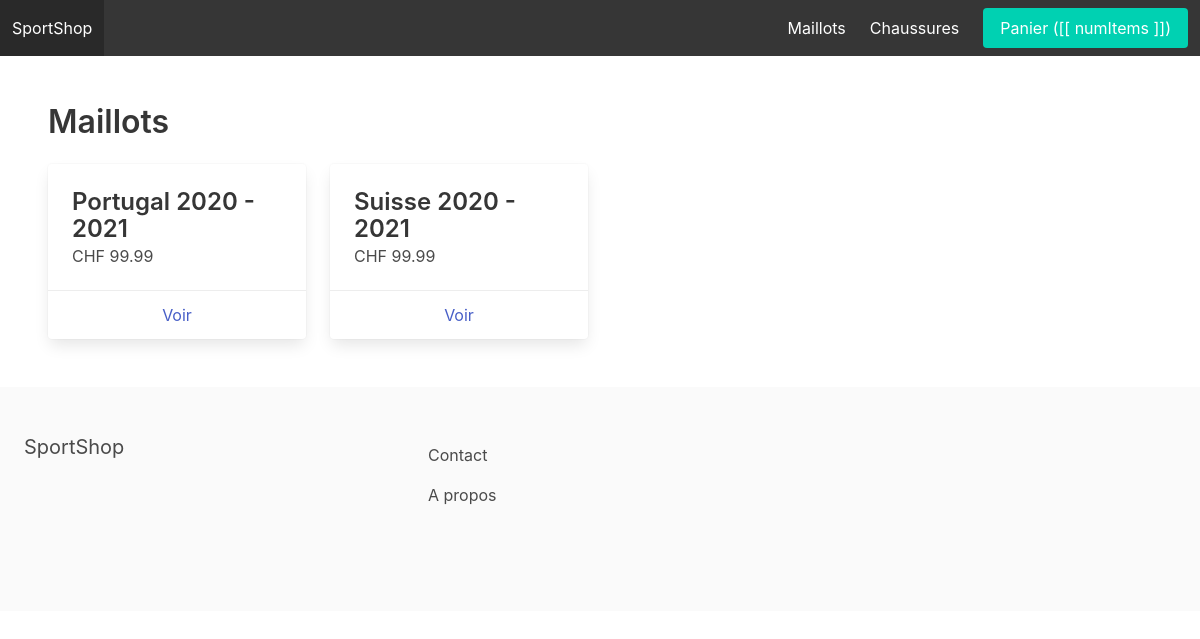
The app's page /maillots/ with its own data.
### apps/store/models.py (models this page shows, shortened)
class Categorie(models.Model):
    nom = models.CharField(max_length=255)
    slug = models.SlugField(max_length=255)
    ordre = models.IntegerField(default=0) #Permettre de trier par ordre numérique les catégories
    class Meta:
        ordering= ('ordre',)

class Produit(models.Model):
    categorie = models.ForeignKey(Categorie, related_name='produits', on_delete=models.CASCADE) #Pour pouvoir avoir tous les produits d'une categorie, et que lorsque je supprime cette dernière tous les produits soient effacés
    nom = models.CharField(max_length=255)
    slug = models.SlugField(max_length=255) # Slug = terme pour désigner le string en fin d'un URL qui permet l'identification
    description = models.TextField(blank=True,  null=True)
    prix = models.FloatField()
    vedette = models.BooleanField(default=False) # Attribut qui permet de définir quel produit est vedette et sera placé en homepage
    date_added = models.DateTimeField(auto_now_add=True) #Trie le produit par date lorsqu'il est ajouté
    image = models.ImageField(upload_to='media/uploads/',blank=True, null = True)
    thumbnail = models.ImageField(upload_to='media/uploads/',blank=True, null=True)
    class Meta:
        ordering = ('-date_added',) # Ici le '-' nous sert à trier de la date la plus récente

### apps/store/views.py (the view)
# urls.py: path('<slug:slug>/', categorie_detail,  name='categorie_detail'),
def categorie_detail(request, slug):
    categorie = get_object_or_404(Categorie, slug=slug)
    produits = categorie.produits.all() #Ici je peux faire .produits car dans models.py il y a related_name
    context = {
        'categorie': categorie,
        'produits': produits
    }
    return render(request, 'categorie_detail.html', context)

### apps/panier/context_processors.py (called while the page is built)
def panier(request):
    return {'panier': Panier(request)}

### apps/panier/panier.py (called while the page is built)
    def get_total_length(self): # Récupère le nombre d'éléments dans le panier
        return sum(int(item['quantite']) for item in self.panier.values())

    def get_prix_total(self):
        if "prix_total" in self.panier.values():
            return sum(float(item['prix_total']) for item in self)
        else:
            return 0

### apps/store/context_processors.py (called while the page is built)
def menu_categories(request):
    categories = Categorie.objects.all() # Importation des catégories de la database
    return {'menu_categories': categories}

### apps/store/templates/categorie_detail.html (shortened to what this page needs)
{% extends 'base.html' %}
{% block content %}
    <h1 class="title">{{ categorie.nom }}</h1>
    <div class="columns is-multiline">
        {% for produit in produits %}
            <div class="column is-3">
                <div class="card">
                    <div class="card-content">
                        <div class="media">
                            <div class="media-content">
                                <p class="title is-4">{{ produit.nom }}</p>
                                <p class="subtitle is-6">CHF {{ produit.prix }}</p>
                            </div>
                        </div>
                    </div>
                    <footer class="card-footer">
                        <a href="{% url 'produit_detail' categorie.slug produit.slug %}" class="card-footer-item">Voir</a>
                    </footer>
                </div>
            </div>
        {% endfor %}
    </div>
{% endblock %}

### apps/core/templates/base.html (shortened to what this page needs)
{% load static %}
<!DOCTYPE html>
<html>
	<head>
        <link rel="stylesheet" href="https://cdn.jsdelivr.net/npm/bulma@0.9.0/css/bulma.min.css">
        <link rel="stylesheet" href="{% static  'main.css' %}">
        </head>
    <body>
        <nav class="navbar is-dark">
            <div class="navbar-brand">
                <a class="navbar-item" href="{% url 'homepage' %}"> SportShop</a>
            </div>
            <div id="main-navbar" class="navbar-menu">
                <div class="navbar-end">
                    {% for categorie in menu_categories %}
                        <a href ="{% url 'categorie_detail' categorie.slug %}" class="navbar-item">{{ categorie.nom }}</a>
                    {% endfor %}
                    <div class="navbar-item" id="navbarapp">
                    <a href="{% url 'panier' %}" class ="button is-primary">Panier ([[ numItems ]])</a>
                    </div>
                </div>
            </div>
        </nav>
        <section class="section">
            {% block content %}{% endblock %}
        </section>
        <footer class="footer">
            <div class="columns">
                <div clasS="column is-4">
                    <h2 class="subtitle">SportShop</h2>
                </div>
                <div clasS="column is-8">
                    <a href="{% url 'contact' %}" class="navbar-item">Contact</a>
                    <a href="{% url 'apropos' %}" class="navbar-item">A propos</a>
                </div>
            </div>
        </footer>
    </body>
    </html>

### records on screen
Categorie: nom "Maillots"
Categorie: nom "Chaussures"
Produit: nom "Portugal 2020 - 2021", prix "99.99"
Produit: nom "Suisse 2020 - 2021", prix "99.99"
